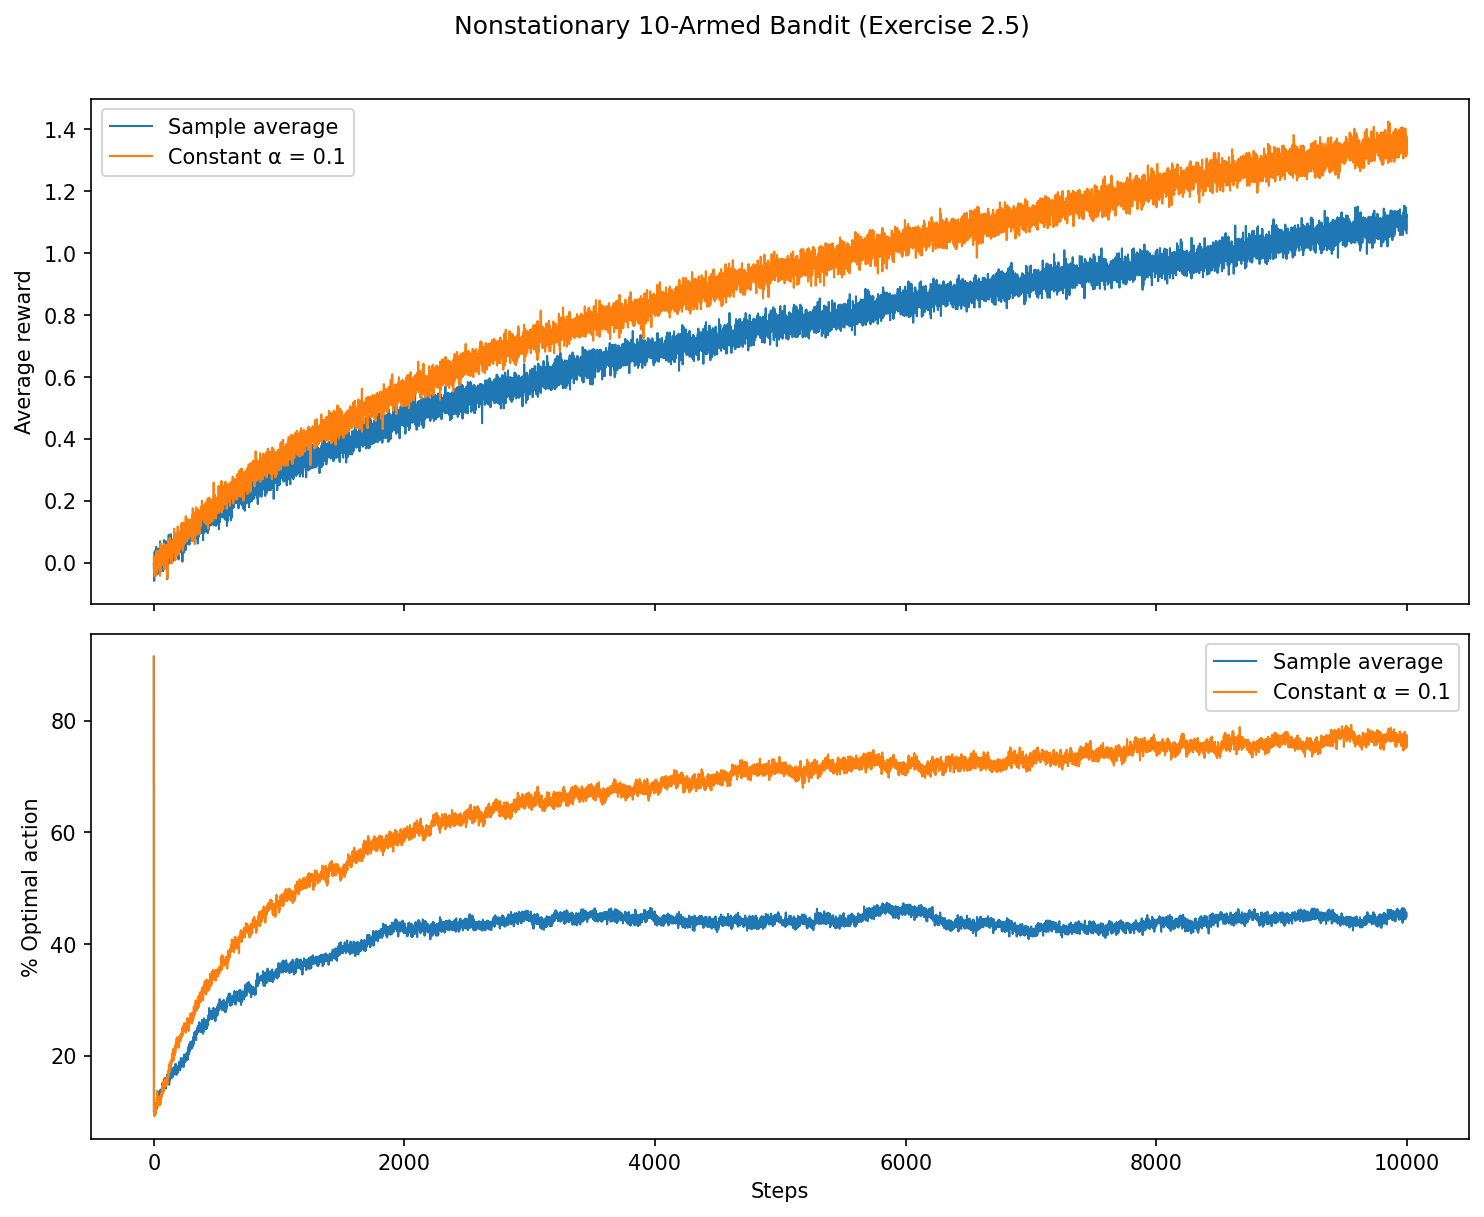

Write Python code to recreate this figure.
"""
Exercise 2.5 — Nonstationary 10-Armed Bandit (Sutton & Barto, 2nd ed.)

All q*(a) start at 0 and take independent random walks:
    q*(a) += N(0, 0.01) each step

Compares sample-average vs constant step-size (alpha=0.1),
both using epsilon-greedy (eps=0.1) over 10,000 steps, 2000 tasks.
"""

import numpy as np
import matplotlib.pyplot as plt
from pathlib import Path


# ── Agent ────────────────────────────────────────────────────

def select_actions(Q, epsilon, rng):
    """Epsilon-greedy action selection across all tasks.

    With probability (1 - epsilon), pick the greedy action:
        A = argmax_a Q(a)

    With probability epsilon, pick a random action uniformly.
    This ensures continued exploration so that every action is
    sampled infinitely often, and all Q(a) converge to q*(a)
    in the stationary case. (Section 2.2)
    """
    n_tasks, n_arms = Q.shape
    greedy_actions = Q.argmax(axis=1)

    if epsilon == 0:
        return greedy_actions

    explore_mask = rng.random(n_tasks) < epsilon
    random_actions = rng.integers(0, n_arms, size=n_tasks)
    return np.where(explore_mask, random_actions, greedy_actions)


def sample_rewards(q_star, actions, rng):
    """Reward = Q*(action) + N(0, 1).

    The actual reward R_t is drawn from a normal distribution
    with mean q*(A_t) and variance 1. (Section 2.3)
    """
    task_idx = np.arange(len(actions))
    return q_star[task_idx, actions] + rng.standard_normal(len(actions))


# ── Update rules ─────────────────────────────────────────────
#
# Both methods follow the general incremental update form (Eq 2.4):
#
#   NewEstimate <- OldEstimate + StepSize * [Target - OldEstimate]
#
# The [Target - OldEstimate] term is the error in the estimate.
# It is reduced by taking a step toward the "Target" (the most
# recent reward). The two methods differ only in their StepSize.

def update_sample_average(Q, N_counts, actions, rewards):
    """Incremental sample-average update (Eq 2.3):

        Q_{n+1} = Q_n + (1/n) * [R_n - Q_n]

    StepSize = 1/n, where n is the number of times this action
    has been selected. This computes the exact sample mean of all
    rewards ever received for the action.

    Guaranteed to converge to q*(a) in the stationary case by the
    law of large numbers. However, as n grows large the step size
    1/n shrinks toward zero, making the estimate increasingly rigid.
    In a nonstationary environment, this means the agent becomes
    unable to adapt — old rewards from an obsolete distribution
    carry equal weight with recent ones. (Section 2.4)
    """
    task_idx = np.arange(len(actions))
    N_counts[task_idx, actions] += 1
    n = N_counts[task_idx, actions]
    Q[task_idx, actions] += (rewards - Q[task_idx, actions]) / n


def update_constant_alpha(Q, actions, rewards, alpha):
    """Constant step-size update (Eq 2.5):

        Q_{n+1} = Q_n + alpha * [R_n - Q_n]

    StepSize = alpha (constant, here 0.1). Expanding the recurrence
    yields an exponential recency-weighted average (Eq 2.6):

        Q_{n+1} = (1-alpha)^n * Q_1
                  + sum_{i=1}^{n} alpha * (1-alpha)^{n-i} * R_i

    The weight on reward R_i is alpha*(1-alpha)^{n-i}, which decays
    exponentially with the number of intervening rewards (n - i).
    Recent rewards get far more influence than old ones.

    This does NOT satisfy the convergence conditions (Eq 2.7):
      - sum alpha_n = inf   (met: constant alpha sums to inf)
      - sum alpha_n^2 < inf (NOT met: constant alpha^2 also sums to inf)

    So the estimate never fully converges — it keeps responding to
    new rewards. This is actually desirable in a nonstationary
    environment, where the true values drift over time. (Section 2.5)
    """
    task_idx = np.arange(len(actions))
    Q[task_idx, actions] += alpha * (rewards - Q[task_idx, actions])


# ── Simulation ───────────────────────────────────────────────

def run_nonstationary(n_tasks, n_arms, n_steps, epsilon, method, rng,
                      alpha=0.1, walk_std=0.01):
    """Run nonstationary bandit experiment.

    Unlike the standard 10-armed testbed where q*(a) ~ N(0,1) and
    stays fixed, here all q*(a) start at 0 and undergo independent
    random walks each step:

        q*(a) <- q*(a) + N(0, 0.01)

    This means the best action changes over time, so an agent that
    can't adapt to recent experience will fall behind. The sample-
    average method weights all past rewards equally (via 1/n), so it
    effectively averages over the entire non-stationary history and
    becomes sluggish. The constant-alpha method forgets old rewards
    exponentially, letting it track the drifting values. (Exercise 2.5)

    Args:
        method: "sample_average" or "constant_alpha"
    """
    q_star = np.zeros((n_tasks, n_arms))
    Q = np.zeros((n_tasks, n_arms))
    N_counts = np.zeros((n_tasks, n_arms), dtype=int)

    avg_rewards = np.zeros(n_steps)
    optimal_pct = np.zeros(n_steps)

    for t in range(n_steps):
        # The optimal action must be recomputed each step because
        # the random walk may have changed which arm is best
        optimal_actions = q_star.argmax(axis=1)
        actions = select_actions(Q, epsilon, rng)
        rewards = sample_rewards(q_star, actions, rng)

        if method == "sample_average":
            update_sample_average(Q, N_counts, actions, rewards)
        else:
            update_constant_alpha(Q, actions, rewards, alpha)

        avg_rewards[t] = rewards.mean()
        optimal_pct[t] = (actions == optimal_actions).mean() * 100

        # Random walk: q*(a) += N(0, walk_std) for all arms, all tasks.
        # This is what makes the problem nonstationary — the true values
        # drift continuously, so past experience becomes stale.
        q_star += rng.normal(0, walk_std, (n_tasks, n_arms))

    return avg_rewards, optimal_pct


# ── Plotting ─────────────────────────────────────────────────

def plot_results(results, save_path=None):
    """Two-panel plot: avg reward and % optimal action."""
    fig, (ax1, ax2) = plt.subplots(2, 1, figsize=(10, 8), sharex=True)

    for label, (avg_r, opt_pct) in results.items():
        ax1.plot(avg_r, label=label, linewidth=1)
        ax2.plot(opt_pct, label=label, linewidth=1)

    ax1.set_ylabel("Average reward")
    ax1.legend()

    ax2.set_ylabel("% Optimal action")
    ax2.set_xlabel("Steps")
    ax2.legend()

    plt.suptitle("Nonstationary 10-Armed Bandit (Exercise 2.5)", y=1.01)
    plt.tight_layout()
    if save_path:
        plt.savefig(save_path, dpi=150, bbox_inches="tight")
        print(f"Saved to {save_path}")
    plt.show()


# ── Main ─────────────────────────────────────────────────────

def main():
    N_ARMS = 10
    N_TASKS = 2000
    N_STEPS = 10_000
    EPSILON = 0.1

    rng = np.random.default_rng(42)

    results = {}

    for method, label in [("sample_average", "Sample average"),
                          ("constant_alpha", "Constant α = 0.1")]:
        avg_rewards, optimal_pct = run_nonstationary(
            N_TASKS, N_ARMS, N_STEPS, EPSILON, method, rng
        )
        results[label] = (avg_rewards, optimal_pct)
        print(f"Done: {label}")

    save_path = Path(__file__).parent / "non_stationary.png"
    plot_results(results, save_path)


if __name__ == "__main__":
    main()
